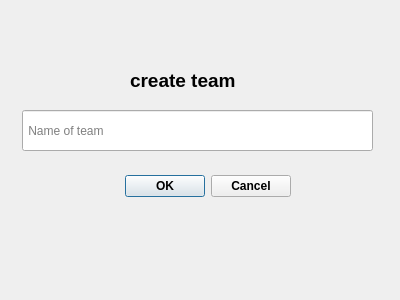
<?xml version="1.0" encoding="UTF-8"?>
<ui version="4.0">
 <class>Dialog_create_team</class>
 <widget class="QDialog" name="Dialog_create_team">
  <property name="geometry">
   <rect>
    <x>0</x>
    <y>0</y>
    <width>400</width>
    <height>300</height>
   </rect>
  </property>
  <property name="windowTitle">
   <string>Dialog</string>
  </property>
  <widget class="QDialogButtonBox" name="buttonBox">
   <property name="geometry">
    <rect>
     <x>-50</x>
     <y>170</y>
     <width>341</width>
     <height>32</height>
    </rect>
   </property>
   <property name="font">
    <font>
     <bold>true</bold>
    </font>
   </property>
   <property name="orientation">
    <enum>Qt::Horizontal</enum>
   </property>
   <property name="standardButtons">
    <set>QDialogButtonBox::Cancel|QDialogButtonBox::Ok</set>
   </property>
  </widget>
  <widget class="QLineEdit" name="name_of_team_input">
   <property name="geometry">
    <rect>
     <x>22</x>
     <y>110</y>
     <width>351</width>
     <height>41</height>
    </rect>
   </property>
   <property name="placeholderText">
    <string> Name of team</string>
   </property>
  </widget>
  <widget class="QLabel" name="label">
   <property name="geometry">
    <rect>
     <x>130</x>
     <y>70</y>
     <width>141</width>
     <height>20</height>
    </rect>
   </property>
   <property name="font">
    <font>
     <pointsize>14</pointsize>
     <bold>true</bold>
    </font>
   </property>
   <property name="text">
    <string>create team</string>
   </property>
  </widget>
 </widget>
 <resources/>
 <connections>
  <connection>
   <sender>buttonBox</sender>
   <signal>accepted()</signal>
   <receiver>Dialog_create_team</receiver>
   <slot>accept()</slot>
   <hints>
    <hint type="sourcelabel">
     <x>248</x>
     <y>254</y>
    </hint>
    <hint type="destinationlabel">
     <x>157</x>
     <y>274</y>
    </hint>
   </hints>
  </connection>
  <connection>
   <sender>buttonBox</sender>
   <signal>rejected()</signal>
   <receiver>Dialog_create_team</receiver>
   <slot>reject()</slot>
   <hints>
    <hint type="sourcelabel">
     <x>316</x>
     <y>260</y>
    </hint>
    <hint type="destinationlabel">
     <x>286</x>
     <y>274</y>
    </hint>
   </hints>
  </connection>
 </connections>
</ui>
